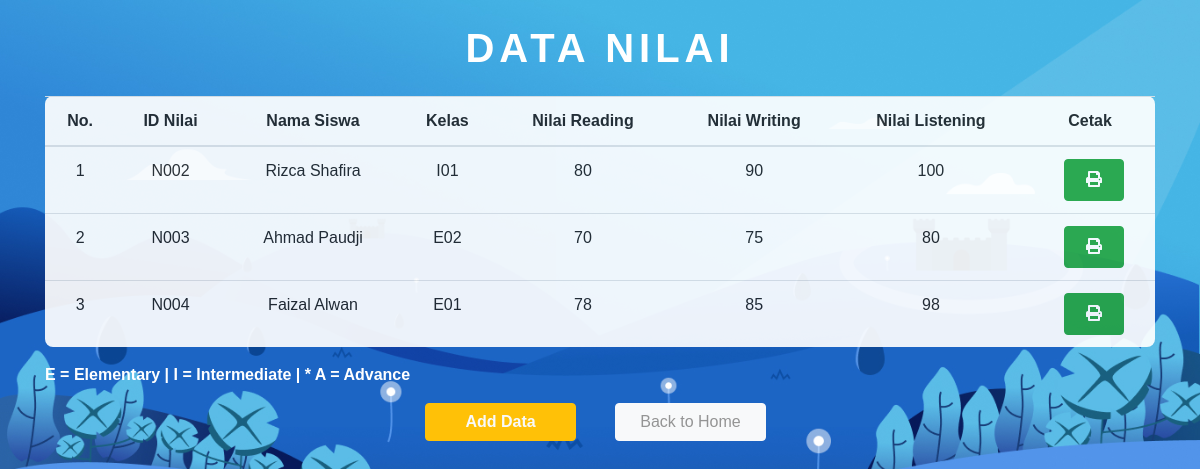
Screenshot of /datanilai/insertnilai.php with the database file from the repository.
### tables this page shows
CREATE TABLE `tbnilai` (
  `id_nilai` varchar(10) NOT NULL,
  `id_siswa` int(10) NOT NULL,
  `id_kelas` int(10) NOT NULL,
  `nilai_reading` int(11) NOT NULL,
  `nilai_writing` int(11) NOT NULL,
  `nilai_listening` int(11) NOT NULL
);

CREATE TABLE `tbsiswa` (
  `id_siswa` int(10) NOT NULL,
  `nama_siswa` varchar(35) NOT NULL,
  `alamat` varchar(100) NOT NULL,
  `pekerjaan` varchar(9) NOT NULL
);

CREATE TABLE `tbkelas` (
  `id_kelas` int(10) NOT NULL,
  `nama_kelas` varchar(4) NOT NULL,
  `th_ajar` varchar(10) NOT NULL
);

### datanilai/insertnilai.php (called while the page is built, shortened)
<?php
		include "../../kursus/config/koneksi.php";
		include "viewnilai.php";
	?>

### datanilai/viewnilai.php (the view, shortened to what this page needs)
<!DOCTYPE html>
<html lang="en">
<head>
    <link rel="stylesheet" type="text/css" href="../../kursus/libraries/css/bootstrap.css">
    <link rel="stylesheet" type="text/css" href="../../kursus/libraries/css/animate.css">
    <link rel="stylesheet" type="text/css" href="all.css">
</head>
<body>
<div class="container">
    <div class="text-center mt-4 animated fadeInDown" style="background-size: 1px" >
           <h1>DATA NILAI</h1>
    </div>
    <table class="table table-hover table-color mt-4 text-center animated zoomIn" id="table_id">
        <thead>
            <tr>
            <th scope="col">No.</th>
            <th scope="col">ID Nilai</th>
            <th scope="col">Nama Siswa</th>
            <th scope="col">Kelas</th>
            <th scope="col">Nilai Reading</th>
            <th scope="col">Nilai Writing</th>
            <th scope="col">Nilai Listening</th>
            <th scope="col">Cetak</th>
            </tr>
        </thead>
        <tbody>
            <?php
                include "../../kursus/config/koneksi.php";
                $no = 1;
                $datanilai=mysqli_query($koneksi, "SELECT id_nilai,nama_siswa,nama_kelas,nilai_reading,nilai_writing,nilai_listening FROM tbnilai, tbkelas, tbsiswa WHERE tbnilai.id_siswa = tbsiswa.id_siswa AND tbnilai.id_kelas = tbkelas.id_kelas");
                while($dn=mysqli_fetch_array($datanilai)){
                ?>
                    <tr>
                        <td><?= $no++ ?></td>
                        <td><?= $dn['id_nilai'] ?></td>
                        <td><?= $dn['nama_siswa'] ?></td>
                        <td><?= $dn['nama_kelas'] ?></td>
                        <td><?= $dn['nilai_reading'] ?></td>
                        <td><?= $dn['nilai_writing'] ?></td>
                        <td><?= $dn['nilai_listening'] ?></td>
                        <td>
                            <a href="cetaknilai.php?id=<?= $dn['id_nilai'];?>" class="btn btn-success px-3 py-2 ml-2" style="width: 60px" >
                                <i class="fas fa-print"></i>
                            </a>
                        </td>
                    </tr>
                <?php } ?>
        </tbody>
    </table>
    <p class="text-white animated zoomIn"><b>E = Elementary | I = Intermediate | * A = Advance </b></p>
    <div class="row justify-content-center">
        <div class="col-2">
            <a href="nilaisiswa.php" class="btn btn-warning text-light text-center animated fadeInUp" >
                <p style="font-weight:bold; width:125px;" class="m-0" >Add Data</p>
            </a>
        </div>
        <div class="col-2 ">
            <a href="../../kursus/index.php" class="btn btn-light text-center animated fadeInUp mb-3">
                <p style="width:125px; color:#949494;" class="m-0" >Back to Home</p>
            </a>
        </div>
    </div>
    </div>
</body>
</html>

### datanilai/all.css (style rules this page uses)
.fa, .fas, .far, .fal, .fad, .fab { -moz-osx-font-smoothing: grayscale; -webkit-font-smoothing: antialiased; display: inline-block; font-style: normal; font-variant: normal; text-rendering: auto; line-height: 1; }
.fa-print:before { content: "\f02f"; }
.fa, .fas { font-family: 'Font Awesome 5 Free'; font-weight: 900; }

### datanilai/viewnilai.php (style rules this page uses)
body { font-family : 'Poppins', sans-serif; background-image : url("../../kursus/assets/background.jpg"); background-size : cover; }
.table-color { background-color : white; border-radius : 8px; opacity : 0.92; }
h1 { font-weight : bold; font-size : 40px; color : white; letter-spacing:5px; }

### rows the page displays
tbnilai: id_nilai "N002", id_siswa.nama_siswa "Rizca Shafira", id_kelas.nama_kelas "I01", nilai_reading "80", nilai_writing "90", nilai_listening "100"
tbnilai: id_nilai "N003", id_siswa.nama_siswa "Ahmad Paudji", id_kelas.nama_kelas "E02", nilai_reading "70", nilai_writing "75", nilai_listening "80"
tbnilai: id_nilai "N004", id_siswa.nama_siswa "Faizal Alwan", id_kelas.nama_kelas "E01", nilai_reading "78", nilai_writing "85", nilai_listening "98"
